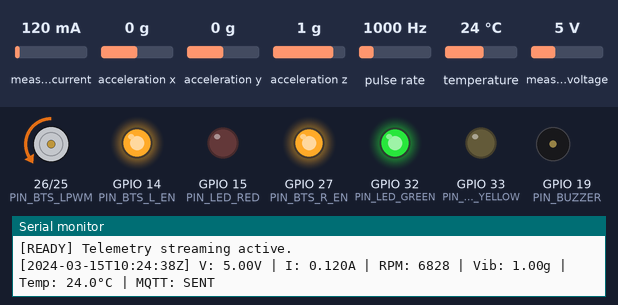
Bench run of a sketch on a simulated ESP32. Parts: motor-driver pin pairs drawn as motors (green arrow = first pin HIGH = forward, orange = second pin HIGH = backward, longer = more drive), output pins drawn as LEDs (lit = HIGH), buzzer (waves = sounding, pin HIGH), the last lines printed to the serial monitor. Wiring (inferred from the names in the program): pulse sensor: data GPIO 18; MPU-6050 motion sensor at I2C address 0x68. The test bench sets the inputs (shaded band); at power-on: measured current 120 mA, acceleration x 0 g, acceleration y 0 g, acceleration z 1 g, pulse rate 1000 Hz, temperature 24 °C, measured voltage 5 V. WiFi joins after 1.5 s; servers stay silent unless stated; the local clock reads 2024-03-15 10:24:30 at power-on unless the sketch sets it; no MQTT or app messages arrive unless stated.

Above: at 9.0 s.
9.1 s: measured current set to 1181 mA
11.8 s: measured current set to 1225 mA
At 13.9 s:
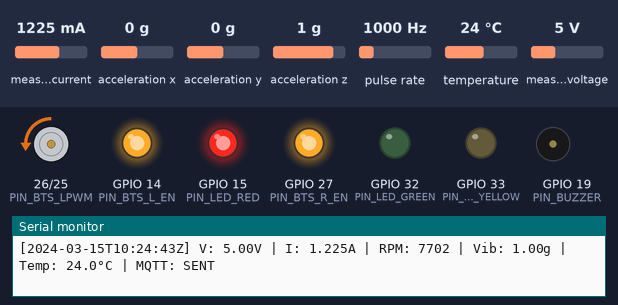
14.2 s: measured current set to 937 mA
16.8 s: measured current set to 870 mA
At 18.3 s:
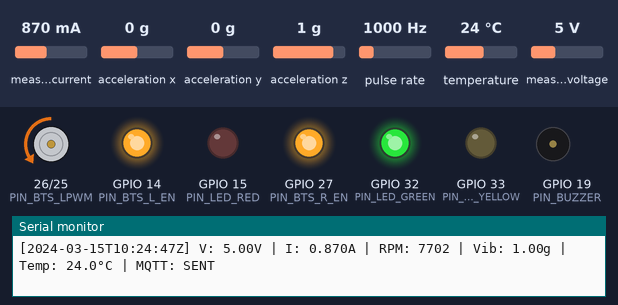
19.1 s: measured current set to 1500 mA
At 20.66 s:
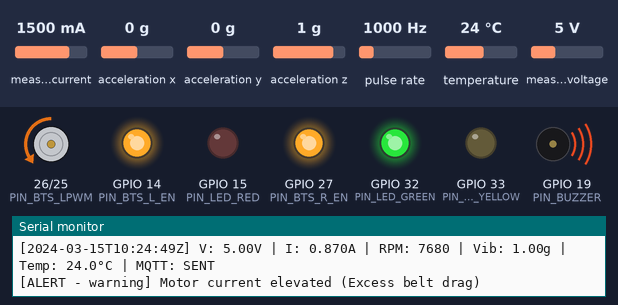
Timing chart, 0 to 22.2 s (numbered marks = the images above; inputs shaded):
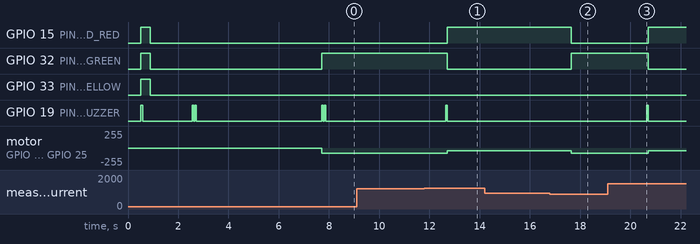

The sketch:

predx_conveyor.ino
```cpp
/*
 * ================================================================
 *  PredX — IoT Predictive Maintenance Firmware (ESP32 Core v3)
 *  Target   : ESP32-WROOM-32
 * ================================================================
 */

#include <WiFi.h>
#include <time.h>
#include <PubSubClient.h>
#include <ArduinoJson.h>
#include <Wire.h>
#include <Adafruit_INA219.h>
#include <OneWire.h>
#include <DallasTemperature.h>

// ════════════════════════════════════════════════════════════════
//  USER CONFIGURATION — Fill in your local WiFi & PC IP details
// ════════════════════════════════════════════════════════════════
const char* WIFI_SSID        = "YOUR_WIFI_SSID";
const char* WIFI_PASSWORD    = "YOUR_WIFI_PASSWORD";

// Run 'ipconfig' on your PC and enter its IPv4 address here
const char* MQTT_BROKER      = "192.168.29.84";
const int   MQTT_PORT        = 1883;
const char* MQTT_USER        = "";
const char* MQTT_PASS        = "";
const char* MQTT_CLIENT_ID   = "predx_esp32_001";
const char* MQTT_TOPIC       = "factory/motor1/sensors";
const char* MQTT_ALERT_TOPIC = "factory/motor1/alerts";
const char* MQTT_STATUS_TOPIC= "factory/motor1/status";

const char* MACHINE_ID       = "motor_001";

// NTP Configuration (IST UTC+5:30)
const char* NTP_SERVER       = "pool.ntp.org";
const long  GMT_OFFSET_SEC   = 19800;
const int   DST_OFFSET_SEC   = 0;

// Telemetry & Hardware Tuning
const unsigned long TELEMETRY_MS = 1000;  // Publish every 1 second
const int MAGNETS_ON_SHAFT       = 2;     // 2 opposite magnets verified
const int MOTOR_PWM_NORMAL       = 75;    // Safe startup PWM (~29%)
const int MOTOR_PWM_SLOW         = 40;    // Fallback safe speed on alert

// ════════════════════════════════════════════════════════════════
//  PIN DEFINITIONS
// ════════════════════════════════════════════════════════════════
#define PIN_BTS_RPWM   25
#define PIN_BTS_LPWM   26
#define PIN_BTS_R_EN   27
#define PIN_BTS_L_EN   14

#define PIN_ONE_WIRE   4
#define PIN_HALL       18

#define PIN_BUZZER     19
#define PIN_LED_GREEN  32
#define PIN_LED_YELLOW 33
#define PIN_LED_RED    15

#define MPU_ADDR       0x68

// PWM Parameters
#define PWM_FREQ       5000
#define PWM_RES        8

// Thresholds
const float TEMP_WARN_C    = 55.0f;
const float TEMP_CRIT_C    = 70.0f;
const float CURRENT_WARN_A = 1.2f;
const float CURRENT_CRIT_A = 2.5f;
const float VIB_MAG_WARN   = 3.5f;
const float VIB_MAG_CRIT   = 5.5f;
const int   RPM_MIN_WARN   = 150;

// ════════════════════════════════════════════════════════════════
//  GLOBAL OBJECTS & STATE
// ════════════════════════════════════════════════════════════════
Adafruit_INA219 ina219;
OneWire oneWire(PIN_ONE_WIRE);
DallasTemperature tempSensor(&oneWire);
WiFiClient wifiClient;
PubSubClient mqttClient(wifiClient);

volatile unsigned long hallPulses = 0;
volatile unsigned long lastInterruptMicros = 0;
unsigned long lastPulseSnapshot = 0;
unsigned long lastTelemetryMs = 0;
int activePWM = 0;
bool motorRunning = false;
bool mpuOk = false;
bool ntpSynced = false;
float lastValidTemp = 30.0f;

bool alertTemp = false;
bool alertCurrent = false;
bool alertVib = false;
bool alertRpm = false;

struct VibStats {
  float x, y, z;
  float magnitude;
  bool valid;
};

// Debounced Hall ISR
void IRAM_ATTR hallISR() {
  unsigned long now = micros();
  if (now - lastInterruptMicros > 3000) {
    hallPulses++;
    lastInterruptMicros = now;
  }
}

void beep(int count = 1, int onMs = 80, int offMs = 80) {
  for (int i = 0; i < count; i++) {
    digitalWrite(PIN_BUZZER, HIGH);
    delay(onMs);
    digitalWrite(PIN_BUZZER, LOW);
    if (i < count - 1) delay(offMs);
  }
}

void setStatusLEDs(const char* status) {
  digitalWrite(PIN_LED_GREEN,  LOW);
  digitalWrite(PIN_LED_YELLOW, LOW);
  digitalWrite(PIN_LED_RED,    LOW);

  if (strcmp(status, "healthy") == 0)      digitalWrite(PIN_LED_GREEN,  HIGH);
  else if (strcmp(status, "warning") == 0) digitalWrite(PIN_LED_YELLOW, HIGH);
  else if (strcmp(status, "critical") == 0)digitalWrite(PIN_LED_RED,    HIGH);
}

void stopMotor() {
  activePWM = 0;
  motorRunning = false;
  ledcWrite(PIN_BTS_RPWM, 0);
  ledcWrite(PIN_BTS_LPWM, 0);
}

void setMotorPWM(int target) {
  activePWM = constrain(target, 0, 255);
  ledcWrite(PIN_BTS_RPWM, activePWM);
  ledcWrite(PIN_BTS_LPWM, 0);
  motorRunning = (activePWM > 0);
}

void connectWiFi() {
  Serial.printf("[WiFi] Connecting to %s", WIFI_SSID);
  WiFi.mode(WIFI_STA);
  WiFi.begin(WIFI_SSID, WIFI_PASSWORD);
  int attempts = 0;
  while (WiFi.status() != WL_CONNECTED && attempts < 25) {
    delay(400);
    Serial.print(".");
    attempts++;
  }
  if (WiFi.status() == WL_CONNECTED) {
    Serial.printf("\n[WiFi] Connected! IP: %s\n", WiFi.localIP().toString().c_str());
  } else {
    Serial.println("\n[WiFi] Offline mode (telemetry will stream over Serial)");
  }
}

void syncNTP() {
  configTime(GMT_OFFSET_SEC, DST_OFFSET_SEC, NTP_SERVER);
  struct tm ti;
  int tries = 0;
  while (!getLocalTime(&ti) && tries < 10) { delay(400); tries++; }
  ntpSynced = (tries < 10);
  if (ntpSynced) Serial.println("[NTP] Real-time clock synchronized.");
}

void getISOTimestamp(char* buf, size_t len) {
  if (ntpSynced) {
    struct tm ti;
    if (getLocalTime(&ti)) {
      strftime(buf, len, "%Y-%m-%dT%H:%M:%SZ", &ti);
      return;
    }
  }
  snprintf(buf, len, "2026-09-10T12:00:%02luZ", (millis() / 1000) % 60);
}

void connectMQTT() {
  mqttClient.setServer(MQTT_BROKER, MQTT_PORT);
  mqttClient.setBufferSize(768);

  if (!mqttClient.connected()) {
    Serial.print("[MQTT] Connecting to broker...");
    bool ok = (strlen(MQTT_USER) > 0)
      ? mqttClient.connect(MQTT_CLIENT_ID, MQTT_USER, MQTT_PASS)
      : mqttClient.connect(MQTT_CLIENT_ID);

    if (ok) {
      Serial.println(" Connected!");
      mqttClient.publish(MQTT_STATUS_TOPIC, "{\"event\":\"online\",\"machine_id\":\"motor_001\"}");
      beep(2, 60, 40);
    } else {
      Serial.printf(" Failed (state %d)\n", mqttClient.state());
    }
  }
}

void ensureMQTT() {
  if (WiFi.status() == WL_CONNECTED && !mqttClient.connected()) {
    static unsigned long lastMqttRetry = 0;
    if (millis() - lastMqttRetry > 5000) {
      connectMQTT();
      lastMqttRetry = millis();
    }
  }
  mqttClient.loop();
}

VibStats readVibrationDirect() {
  VibStats vs = {0, 0, 0, 0, false};
  if (!mpuOk) return vs;

  Wire.beginTransmission(MPU_ADDR);
  Wire.write(0x3B);
  if (Wire.endTransmission(false) == 0 && Wire.requestFrom(MPU_ADDR, 6, true) == 6) {
    int16_t rawX = (Wire.read() << 8) | Wire.read();
    int16_t rawY = (Wire.read() << 8) | Wire.read();
    int16_t rawZ = (Wire.read() << 8) | Wire.read();

    vs.x = (float)rawX / 16384.0f;
    vs.y = (float)rawY / 16384.0f;
    vs.z = (float)rawZ / 16384.0f;
    vs.magnitude = sqrtf(vs.x * vs.x + vs.y * vs.y + vs.z * vs.z);
    vs.valid = true;
  }
  return vs;
}

void publishAlert(const char* severity, const char* type, const char* message, const char* cause) {
  StaticJsonDocument<300> doc;
  char ts[32];
  getISOTimestamp(ts, sizeof(ts));

  doc["machine_id"]      = MACHINE_ID;
  doc["timestamp"]       = ts;
  doc["severity"]        = severity;
  doc["type"]            = type;
  doc["message"]         = message;
  doc["suspected_cause"] = cause;
  doc["status"]          = "active";

  char buf[300];
  serializeJson(doc, buf);
  if (mqttClient.connected()) {
    mqttClient.publish(MQTT_ALERT_TOPIC, buf);
  }
  Serial.printf("\n[ALERT - %s] %s (%s)\n", severity, message, cause);
}

void checkThresholds(float tempC, float currentA, const VibStats& vib, float rpm) {
  if (tempC > TEMP_CRIT_C && !alertTemp) {
    publishAlert("critical", "Overtemperature", "Motor temperature critically high", "Thermal overload");
    beep(3, 120, 80);
    alertTemp = true;
  } else if (tempC > TEMP_WARN_C && !alertTemp) {
    publishAlert("warning", "Temperature Rise", "Motor temperature elevated", "Prolonged duty cycle");
    beep(1, 100);
    alertTemp = true;
  } else if (tempC < TEMP_WARN_C - 5.0f) {
    alertTemp = false;
  }

  if (currentA > CURRENT_CRIT_A && !alertCurrent) {
    publishAlert("critical", "Overcurrent", "Motor current exceeded safety threshold", "Mechanical jam / stall");
    beep(3, 150, 80);
    alertCurrent = true;
  } else if (currentA > CURRENT_WARN_A && !alertCurrent) {
    publishAlert("warning", "High Current", "Motor current elevated", "Excess belt drag");
    beep(1, 60);
    alertCurrent = true;
  } else if (currentA < CURRENT_WARN_A * 0.75f) {
    alertCurrent = false;
  }

  if (vib.valid) {
    if (vib.magnitude > VIB_MAG_CRIT && !alertVib) {
      publishAlert("critical", "Excessive Vibration", "Vibration magnitude critical", "Severe mechanical imbalance");
      beep(4, 80, 60);
      alertVib = true;
    } else if (vib.magnitude > VIB_MAG_WARN && !alertVib) {
      publishAlert("warning", "Vibration Warning", "Vibration elevated", "Mount loosened or shaft wobble");
      beep(1, 80);
      alertVib = true;
    } else if (vib.magnitude < VIB_MAG_WARN * 0.7f) {
      alertVib = false;
    }
  }

  if (motorRunning) {
    if (rpm < RPM_MIN_WARN && !alertRpm) {
      publishAlert("warning", "Low RPM", "Shaft speed below expectation", "Belt slip or motor stalling");
      beep(2, 100, 80);
      alertRpm = true;
    } else if (rpm > RPM_MIN_WARN * 2) {
      alertRpm = false;
    }
  }
}

void setup() {
  Serial.begin(115200);
  delay(500);

  Serial.println("\n================================================");
  Serial.println("      PredX IoT Firmware — Core v3 Compatible    ");
  Serial.println("================================================");

  pinMode(PIN_BTS_R_EN, OUTPUT);
  pinMode(PIN_BTS_L_EN, OUTPUT);
  digitalWrite(PIN_BTS_R_EN, HIGH);
  digitalWrite(PIN_BTS_L_EN, HIGH);

  ledcAttach(PIN_BTS_RPWM, PWM_FREQ, PWM_RES);
  ledcAttach(PIN_BTS_LPWM, PWM_FREQ, PWM_RES);
  stopMotor();

  pinMode(PIN_BUZZER,     OUTPUT);
  pinMode(PIN_LED_GREEN,  OUTPUT);
  pinMode(PIN_LED_YELLOW, OUTPUT);
  pinMode(PIN_LED_RED,    OUTPUT);

  digitalWrite(PIN_LED_GREEN, HIGH);
  digitalWrite(PIN_LED_YELLOW, HIGH);
  digitalWrite(PIN_LED_RED, HIGH);
  beep(1, 80);
  delay(300);
  digitalWrite(PIN_LED_GREEN, LOW);
  digitalWrite(PIN_LED_YELLOW, LOW);
  digitalWrite(PIN_LED_RED, LOW);

  pinMode(PIN_HALL, INPUT_PULLUP);
  attachInterrupt(digitalPinToInterrupt(PIN_HALL), hallISR, FALLING);

  Wire.begin(21, 22);
  Wire.setTimeOut(50);
  ina219.begin();

  Wire.beginTransmission(MPU_ADDR);
  Wire.write(0x6B);
  Wire.write(0x00);
  mpuOk = (Wire.endTransmission() == 0);
  Serial.printf("[MPU6050] %s\n", mpuOk ? "Initialized (0x68)" : "Not Detected");

  tempSensor.begin();

  connectWiFi();
  if (WiFi.status() == WL_CONNECTED) {
    syncNTP();
    connectMQTT();
  }

  Serial.println("\nAll subsystems initialized. Starting in 5 seconds...");
  for (int i = 5; i > 0; i--) {
    Serial.printf("Motor start in %d...\n", i);
    delay(1000);
  }

  setMotorPWM(MOTOR_PWM_NORMAL);
  setStatusLEDs("healthy");
  beep(2, 60, 40);
  Serial.println("[READY] Telemetry streaming active.\n");
}

void loop() {
  ensureMQTT();

  unsigned long now = millis();
  if (now - lastTelemetryMs >= TELEMETRY_MS) {
    float intervalSec = (now - lastTelemetryMs) / 1000.0f;

    // 1. Hall RPM (2 magnets)
    noInterrupts();
    unsigned long currentPulses = hallPulses;
    hallPulses = 0;
    interrupts();
    float rpm = (((float)currentPulses / intervalSec) * 60.0f) / (float)MAGNETS_ON_SHAFT;

    // 2. INA219 (A & V)
    float busV = ina219.getBusVoltage_V();
    float currentMA = ina219.getCurrent_mA();
    if (currentMA < 0) currentMA = 0;
    float currentA = currentMA / 1000.0f;

    // 3. DS18B20 Temp
    tempSensor.requestTemperatures();
    float rawTemp = tempSensor.getTempCByIndex(0);
    if (rawTemp > -50.0f && rawTemp < 125.0f) {
      lastValidTemp = rawTemp;
    }

    // 4. MPU6050
    VibStats vib = readVibrationDirect();

    // 5. Edge Fault Check & Dynamic Speed Adjust
    checkThresholds(lastValidTemp, currentA, vib, rpm);
    if (alertCurrent || alertTemp) {
      setMotorPWM(MOTOR_PWM_SLOW);
    } else {
      setMotorPWM(MOTOR_PWM_NORMAL);
    }

    // 6. JSON Telemetry matching backend SensorReadingIn
    StaticJsonDocument<512> doc;
    char ts[32];
    getISOTimestamp(ts, sizeof(ts));

    doc["machine_id"]   = MACHINE_ID;
    doc["timestamp"]    = ts;
    doc["temperature"]  = lastValidTemp;
    doc["current"]      = currentA;
    doc["rpm"]          = (int)round(rpm);

    if (vib.valid) {
      doc["vibration_x"]         = vib.x;
      doc["vibration_y"]         = vib.y;
      doc["vibration_z"]         = vib.z;
      doc["vibration_magnitude"] = vib.magnitude;
    } else {
      doc["vibration_x"]         = nullptr;
      doc["vibration_y"]         = nullptr;
      doc["vibration_z"]         = nullptr;
      doc["vibration_magnitude"] = nullptr;
    }

    char payload[512];
    size_t len = serializeJson(doc, payload);

    bool pubOk = false;
    if (mqttClient.connected()) {
      pubOk = mqttClient.publish(MQTT_TOPIC, (uint8_t*)payload, len, false);
    }

    const char* health = (alertTemp || alertCurrent || (vib.valid && alertVib)) ? "critical" :
                         (rpm < RPM_MIN_WARN) ? "warning" : "healthy";
    setStatusLEDs(health);

    Serial.printf("[%s] V: %.2fV | I: %.3fA | RPM: %4.0f | Vib: %.2fg | Temp: %.1f°C | MQTT: %s\n",
                  ts, busV, currentA, rpm, vib.magnitude, lastValidTemp, pubOk ? "SENT" : "OFFLINE");

    lastTelemetryMs = now;
  }
}
```

Measured:
- the behaviour switches between 1200 and 1201 mA on measured current (found by bisection; images 0 and 1)
- the behaviour switches between 901 and 900 mA on measured current (found by bisection; images 1 and 2)
- after the input at 11.8 s, GPIO 15 (PIN_LED_RED): LOW → HIGH after 0.91 s; GPIO 32 (PIN_LED_GREEN): HIGH → LOW after 0.91 s; GPIO 19 (PIN_BUZZER): LOW → HIGH after 0.85 s, → LOW 0.06 s later; motor on GPIO 26 (PIN_BTS_LPWM) / GPIO 25 (PIN_BTS_RPWM): backward 75/255 → backward 40/255 after 0.91 s
- after the input at 16.8 s, GPIO 15 (PIN_LED_RED): HIGH → LOW after 0.85 s; GPIO 32 (PIN_LED_GREEN): LOW → HIGH after 0.85 s; motor on GPIO 26 (PIN_BTS_LPWM) / GPIO 25 (PIN_BTS_RPWM): backward 40/255 → backward 75/255 after 0.85 s
- after the input at 19.1 s, GPIO 15 (PIN_LED_RED): LOW → HIGH after 1.6 s; GPIO 32 (PIN_LED_GREEN): HIGH → LOW after 1.6 s; GPIO 19 (PIN_BUZZER): LOW → HIGH after 1.6 s, → LOW 0.06 s later; motor on GPIO 26 (PIN_BTS_LPWM) / GPIO 25 (PIN_BTS_RPWM): backward 75/255 → backward 40/255 after 1.6 s
